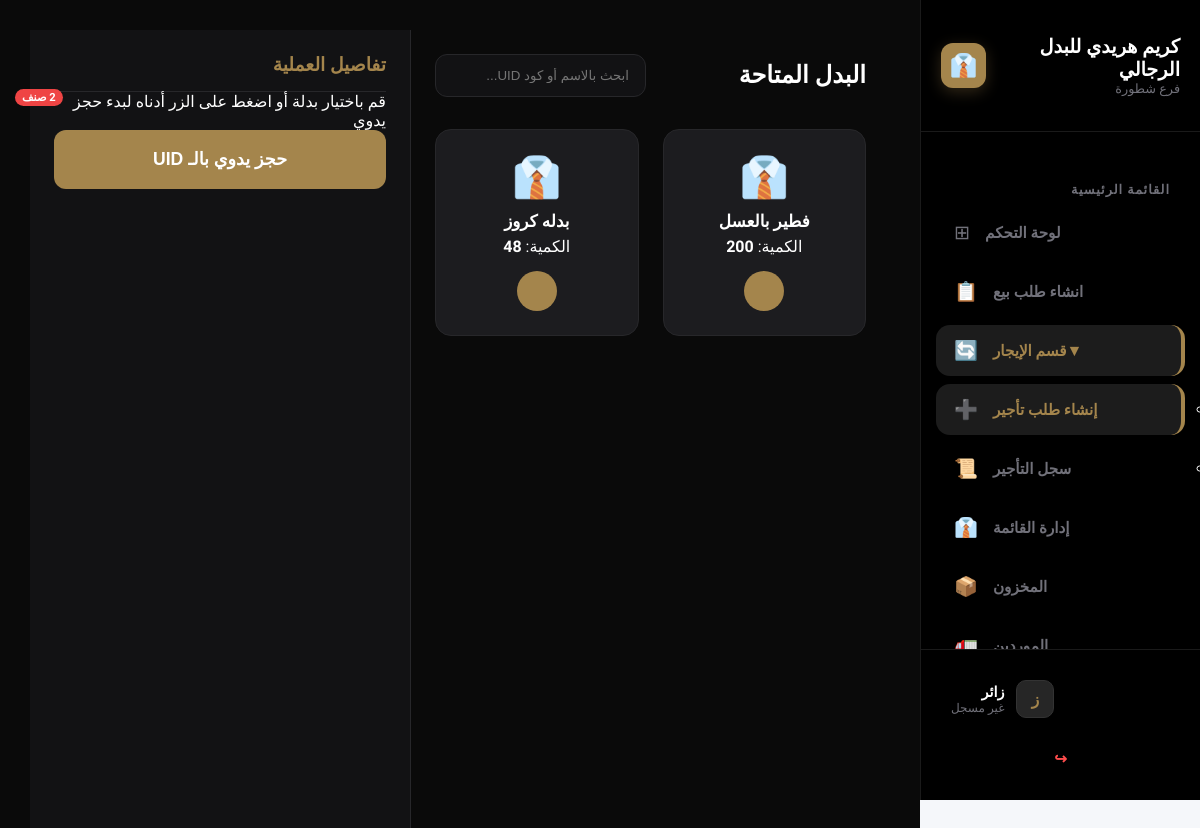
/pos/rental/, run on an earlier commit of the app's database.
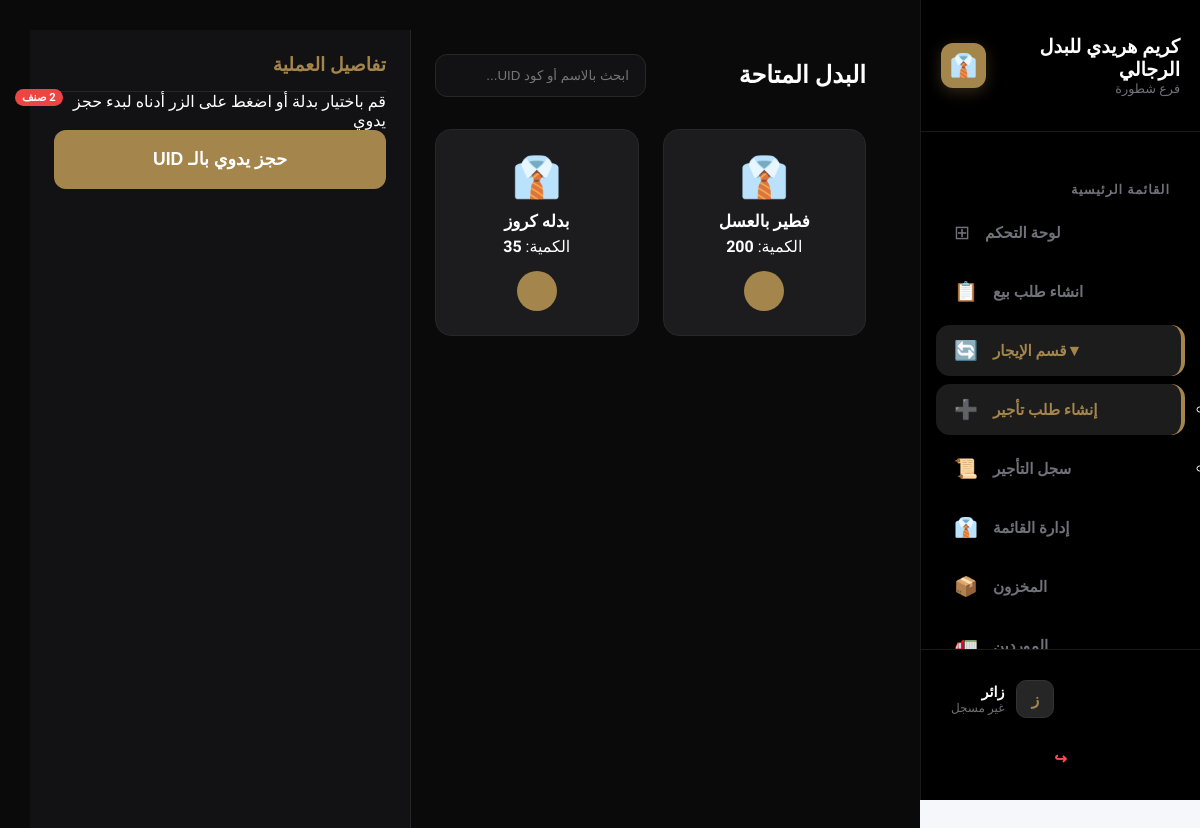
And on a later commit of the database.
### pos/models.py (models this page shows, shortened)
class InventoryItem(models.Model):
    name = models.CharField(max_length=200, verbose_name="اسم الصنف")
    category = models.ForeignKey(IngredientCategory, on_delete=models.CASCADE, related_name='items', verbose_name="الفئة")
    size = models.ForeignKey(Size_choices, on_delete=models.CASCADE, verbose_name="الحجم")
    color = models.ForeignKey(Colors_choices, on_delete=models.CASCADE, verbose_name="اللون")
    quantity = models.PositiveIntegerField(verbose_name="الكمية الحالية")
    min_limit = models.PositiveIntegerField(verbose_name="حد الطلب (الحد الأدنى)")
    unit = models.ForeignKey(Unit_choices, on_delete=models.CASCADE, verbose_name="الوحدة")
    unit_cost = models.DecimalField(max_digits=10, decimal_places=2, verbose_name="سعر الوحدة")
    supply_cost = models.DecimalField(max_digits=10, decimal_places=2, verbose_name="تكلفة التوريد")
    profit = models.DecimalField(max_digits=10, decimal_places=2, verbose_name="الربح المتوقع")
    updated_at = models.DateTimeField(auto_now=True, verbose_name="آخر تحديث")
    Supplier = models.ForeignKey(Supplier, on_delete=models.CASCADE, verbose_name="المورد")
    is_rental = models.BooleanField(default=False, verbose_name="هل الصنف للإيجار؟")
    rental_code = models.CharField(max_length=20, unique=True, null=True, blank=True, editable=False, verbose_name="كود الصنف")

### pos/views.py (the view)
# urls.py: path('rental/', views.pos_rental_page, name='pos_rental_page'),
def pos_rental_page(request):
    products = InventoryItem.objects.filter(is_rental=True, quantity__gt=0)
    customers = Customer.objects.all().order_by('-id')
    sizes = Size_choices.objects.all()
    colors = Colors_choices.objects.all()
    return render(request, 'pos/rental_pos.html', {
        'products': products,
        'customers': customers,
        'sizes': sizes,
        'colors': colors
    })

### accounts/context_processors.py (called while the page is built)
def notifications_processor(request):
    if request.user.is_authenticated:
        notifications = Notification.objects.filter(user=request.user, is_deleted=False).order_by('-created_at')[:10]
    else:
        notifications = []
    return {'notifications': notifications}

### templates/pos/rental_pos.html (shortened to what this page needs)
{% extends 'base.html' %}
{% load static %}
{% block extra_css %}
<link rel="stylesheet" href="{% static 'css/pos_rental.css' %}">
{% endblock %}
{% block content %}
<div class="pos-wrapper">
    <section class="products-section">
        <header class="pos-top-bar">
            <div class="title-area">
                <h2> البدل المتاحة</h2>
                <span class="badge" id="productCount">{{ products|length }} صنف</span>
            </div>
            <div class="search-box">
                <input type="text" id="posSearch" placeholder="ابحث بالاسم أو كود UID..." onkeyup="filterItems()">
            </div>
        </header>
        <div class="products-layout" id="productsGrid">
            {% for product in products %}
                <div class="product-item" data-name="{{ product.name|lower }}" data-uid="{{ product.UID|default:'' }}" onclick="openModal('{{ product.UID }}')">
                    <div class="product-icon">👔</div>
                    <div class="product-info">
                        <span class="product-title">{{ product.name }}</span>
                        <span class="product-qty"> الكمية: <strong>{{ product.quantity }}</strong></span>
                    </div>
                    <button class="btn-quick-rent"></button>
                </div>
            {% endfor %}
        </div>
    </section>
    <aside class="cart-sidebar">
        <div class="cart-header"><h3> تفاصيل العملية</h3></div>
        <div class="cart-content-area">
            <div class="empty-notif">
                <p>قم باختيار بدلة أو اضغط على الزر أدناه لبدء حجز يدوي</p>
            </div>
        </div>
        <button class="check-btn" onclick="openModal()"> حجز يدوي بالـ UID</button>
    </aside>
</div>
{% endblock %}

What changed in the data, as far as the page shows it:
changed InventoryItem "بدله كروز": quantity "48" → "35"
